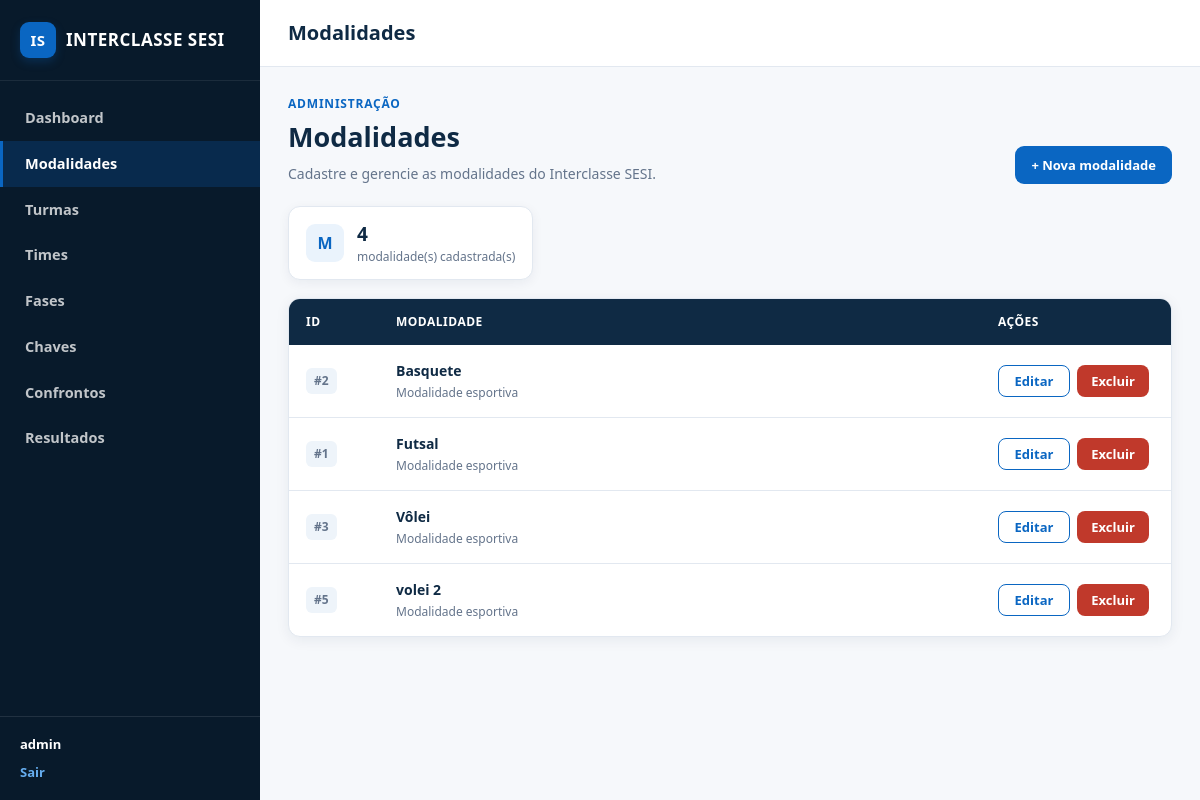
Page /admin/modalidades.php (signed in) on the committed database.
### tables this page shows
CREATE TABLE `modalidades` (
  `MOD_ID` int(11) NOT NULL AUTO_INCREMENT,
  `MOD_NOME` varchar(100) NOT NULL,
  PRIMARY KEY (`MOD_ID`),
  UNIQUE KEY `MOD_NOME` (`MOD_NOME`)
);

### includes/funcoes.php (called while the page is built, shortened)
<?php
function e(?string $valor): string
{
    return htmlspecialchars((string) $valor, ENT_QUOTES, 'UTF-8');
}

### admin/modalidades.php (the view, shortened to what this page needs)
<?php
require_once __DIR__ . '/../includes/funcoes.php';
$pdo = conectar();
$modalidades = $pdo->query(
    'SELECT MOD_ID, MOD_NOME
     FROM MODALIDADES
     ORDER BY MOD_NOME ASC'
)->fetchAll();
include __DIR__ . '/../includes/header_admin.php';
?>
<div class="modalidades-page-header">
    <div class="modalidades-title-area">
        <span class="modalidades-kicker">
            Administração
        </span>
        <h1>
            Modalidades
        </h1>
        <p class="modalidades-description">
            Cadastre e gerencie as modalidades do Interclasse SESI.
        </p>
    </div>
    <button
        type="button"
        class="modalidades-new-button"
        id="btnNovaModalidade">
        + Nova modalidade
    </button>
</div>
<div class="modalidades-summary">
    <div class="modalidades-summary-icon">
        M
    </div>
    <div>
        <span class="modalidades-summary-number">
            <?= count($modalidades) ?>
        </span>
        <span class="modalidades-summary-label">
            modalidade(s) cadastrada(s)
        </span>
    </div>
</div>
<div class="modalidades-table">
    <table>
        <thead>
            <tr>
                <th class="modalidades-id">
                    ID
                </th>
                <th>
                    Modalidade
                </th>
                <th class="modalidades-actions">
                    Ações
                </th>
            </tr>
        </thead>
        <tbody>
            <?php if (empty($modalidades)): ?>
                <tr>
                    <td colspan="3">
                        <div class="modalidades-empty">
                            <div class="modalidades-empty-icon">
                                M
                            </div>
                            <strong>
                                Nenhuma modalidade cadastrada
                            </strong>
                            <span>
                                Cadastre a primeira modalidade para começar.
                            </span>
                            <button
                                type="button"
                                class="modalidades-new-button"
                                id="btnCadastrarPrimeira">
                                + Cadastrar modalidade
                            </button>
                        </div>
                    </td>
                </tr>
            <?php else: ?>
                <?php foreach ($modalidades as $m): ?>
                    <tr>
                        <td>
                            <span class="modalidades-id-badge">
                                #<?= (int) $m['MOD_ID'] ?>
                            </span>
                        </td>
                        <td>
                            <div class="modalidades-name">
                                <strong>
                                    <?= e($m['MOD_NOME']) ?>
                                </strong>
                                <span>
                                    Modalidade esportiva
                                </span>
                            </div>
                        </td>
                        <td>
                            <div class="modalidades-actions-wrapper">
                                <button
                                    type="button"
                                    class="btn btn-outline-dark btn-sm btn-editar-modalidade"
                                    data-id="<?= (int) $m['MOD_ID'] ?>"
                                    data-nome="<?= e($m['MOD_NOME']) ?>">
                                    Editar
                                </button>
                                <button
                                    type="button"
                                    class="btn btn-danger btn-sm btn-excluir-modalidade"
                                    data-id="<?= (int) $m['MOD_ID'] ?>"
                                    data-nome="<?= e($m['MOD_NOME']) ?>">
                                    Excluir
                                </button>
                            </div>
                        </td>
                    </tr>
                <?php endforeach; ?>
            <?php endif; ?>
        </tbody>
    </table>
</div>
<?php
include __DIR__ . '/../includes/footer_admin.php';
?>

### css/style.css (style rules this page uses)
:root { --primary: #0f2a44; --primary-dark: #081a2b; --secondary: #0a66c2; --secondary-light: #2e7dcc; --accent: #0a66c2; --accent-dark: #084f96; --background: #f6f8fb; --white: #ffffff; --text: #172033; --muted: #64748b; --border: #e2e8f0; --success: #1d8a4b; --success-bg: #e6f6ed; --danger: #c0392b; --danger-bg: #fbe9e7; --warning-bg: #eaf3fc; --radius: 12px; --shadow: 0 2px 10px rgba(15, 42, 68, 0.08); --shadow-lg: 0 8px 30px rgba(15, 42, 68, 0.15); }
* { box-sizing: border-box; }
html, body { margin: 0; padding: 0; }
html { scroll-behavior: smooth; }
body { font-family: 'Segoe UI', Arial, Helvetica, sans-serif; background: var(--background); color: var(--text); line-height: 1.5; -webkit-font-smoothing: antialiased; text-rendering: optimizeLegibility; }
button, input, select, textarea { font-family: inherit; }
button { border: 0; }
h1, h2, h3, h4 { margin: 0 0 8px; font-weight: 700; color: var(--primary); }
p { margin: 0 0 12px; }
.btn { display: inline-flex; align-items: center; justify-content: center; gap: 8px; padding: 10px 20px; border-radius: var(--radius); border: 1px solid transparent; font-size: 15px; font-weight: 600; cursor: pointer; transition: background .15s ease, color .15s ease, border-color .15s ease, transform .1s ease, box-shadow .15s ease; white-space: nowrap; }
.btn-outline-dark { background: transparent; color: var(--secondary); border-color: var(--secondary); }
.btn-danger { background: var(--danger); color: var(--white); }
.btn-sm { padding: 6px 12px; font-size: 13px; border-radius: 8px; }
table { width: 100%; border-collapse: collapse; min-width: 600px; }
thead th { background: var(--primary); color: var(--white); text-align: left; padding: 14px 16px; font-size: 13px; text-transform: uppercase; letter-spacing: .4px; white-space: nowrap; }
tbody td { padding: 13px 16px; border-bottom: 1px solid var(--border); font-size: 14px; }
tbody tr:last-child td { border-bottom: none; }

### rows in the picture
modalidades: MOD_ID "2", MOD_NOME "Basquete"
modalidades: MOD_ID "1", MOD_NOME "Futsal"
modalidades: MOD_ID "3", MOD_NOME "Vôlei"
modalidades: MOD_ID "5", MOD_NOME "volei 2"

### other values in the picture
$_SESSION['usu_nome'] "admin"
$tituloPagina "Modalidades"
count($modalidades) "4"
